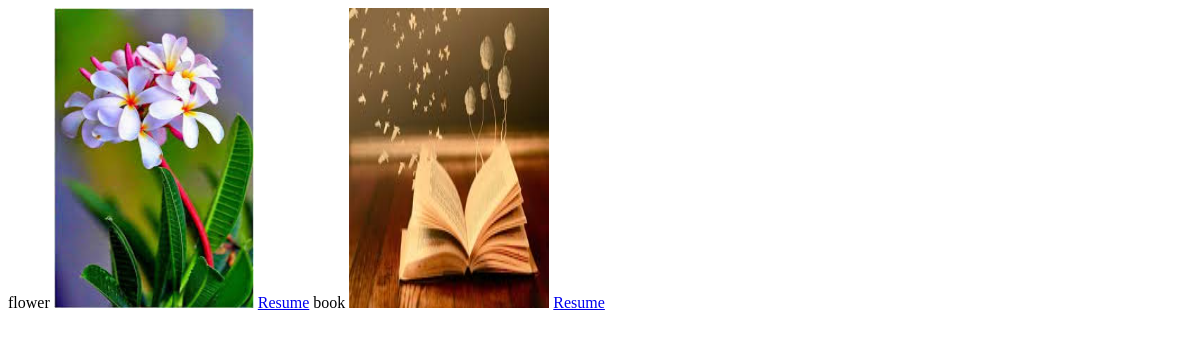
/show/, run on an earlier commit of the app's database.
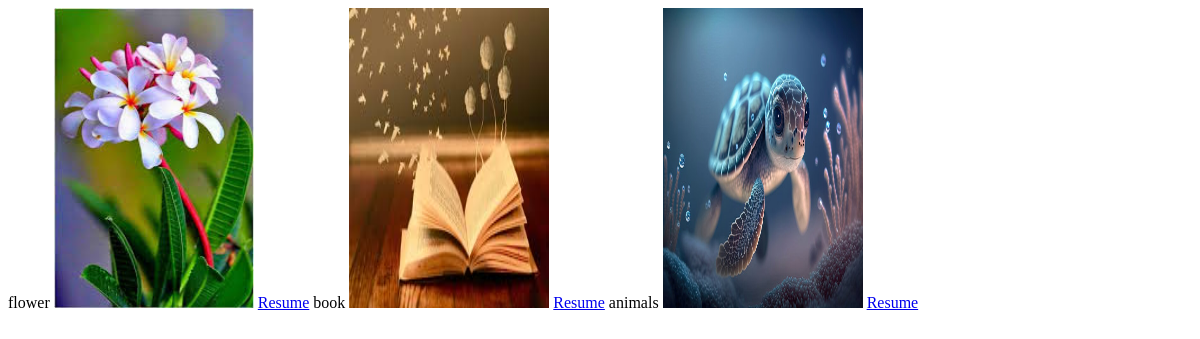
And on a later commit of the database.
### app/models.py (models this page shows)
class Student(models.Model):
    item_name=models.CharField(max_length=50)
    item_image=models.ImageField(upload_to="image/")
    item_resume=models.FileField(upload_to="file/")

### app/views.py (the view)
# urls.py: path('show/',views.show,name='show')
def show(request):
    data1=Student.objects.all()
    data=data1.values()
    return render(request,'show.html',{'data':data})

### app/templates/show.html
{%for i in data%}
{{i.item_name}}
<img src="/media/{{i.item_image}}" style="width: 200px;height: 300px;" alt="image not found">
<a href="/media/{{i.item_resume}}" download>Resume</a>
{%endfor%}

What changed in the data, as far as the page shows it:
added Student: item_name "animals", item_image (picture)
